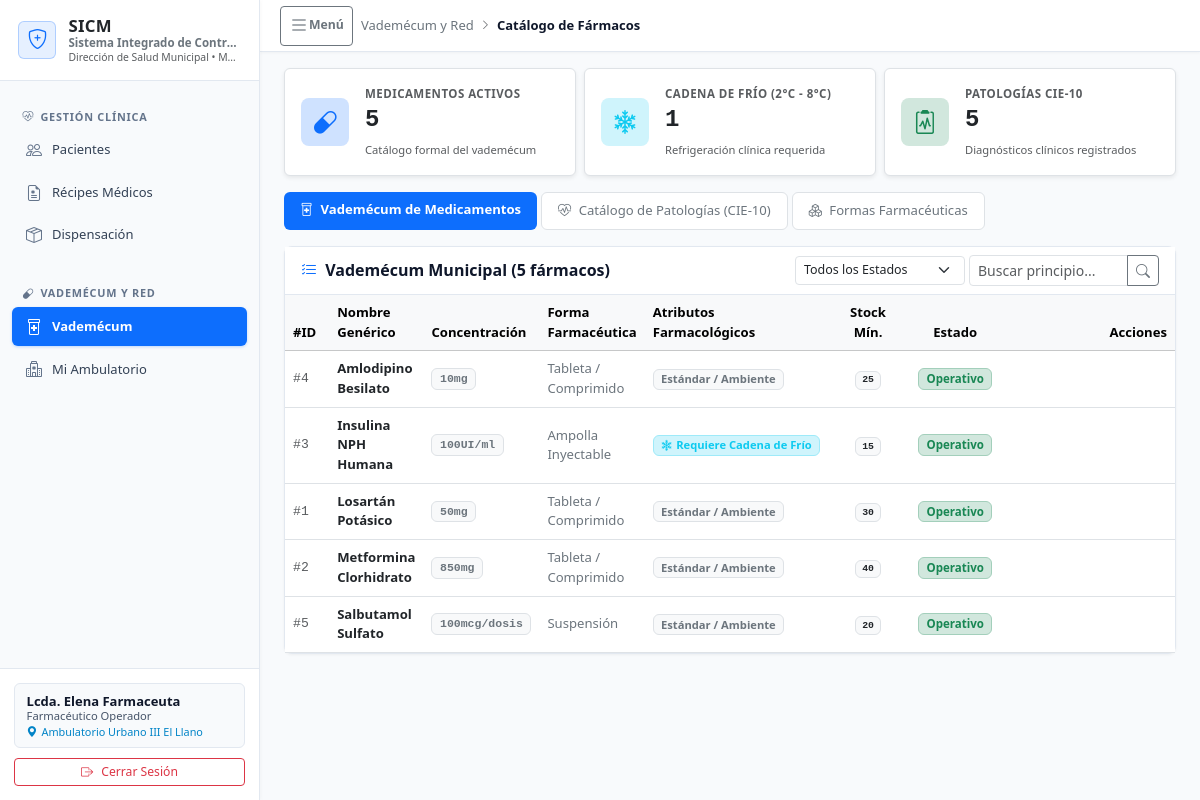
/index.php?tab=medicamentos (signed in), run on the app's committed database.
### tables this page shows
CREATE TABLE IF NOT EXISTS configuracion_institucional (
    id INT PRIMARY KEY DEFAULT 1,
    nombre_sistema VARCHAR(120) NOT NULL DEFAULT 'Sistema Integrado de Control de Medicamentos',
    siglas_sistema VARCHAR(20) NOT NULL DEFAULT 'SICM',
    ente_rector VARCHAR(150) NOT NULL DEFAULT 'Red de Salud Municipal',
    municipio VARCHAR(100) NOT NULL DEFAULT 'Municipio Autónomo',
    logotipo_ruta VARCHAR(255) NULL,
    dias_alerta_fefo INT NOT NULL DEFAULT 60 COMMENT 'Días previos a caducidad para semáforo crítico/alerta',
    updated_at DATETIME NOT NULL DEFAULT CURRENT_TIMESTAMP ON UPDATE CURRENT_TIMESTAMP,
    CONSTRAINT chk_solo_una_fila CHECK (id = 1)
);

CREATE TABLE medicamentos (
    id INT AUTO_INCREMENT PRIMARY KEY,
    nombre_generico VARCHAR(120) NOT NULL,
    concentracion VARCHAR(50) NOT NULL COMMENT 'Ej: 500mg, 100UI/ml, 10mg',
    forma_farmaceutica_id INT NOT NULL,
    requiere_cadena_frio TINYINT(1) NOT NULL DEFAULT 0 COMMENT '1 = Requiere refrigeración estricta (2°C - 8°C)',
    stock_minimo_sugerido INT NOT NULL DEFAULT 20 COMMENT 'Umbral de disparo para reposición y alertas',
    activo TINYINT(1) NOT NULL DEFAULT 1 COMMENT 'Soft delete si se descontinúa',
    created_at DATETIME NOT NULL DEFAULT CURRENT_TIMESTAMP,
    updated_at DATETIME NOT NULL DEFAULT CURRENT_TIMESTAMP ON UPDATE CURRENT_TIMESTAMP,
    INDEX idx_medicamentos_nombre (nombre_generico),
    CONSTRAINT fk_medicamentos_forma FOREIGN KEY (forma_farmaceutica_id) REFERENCES formas_farmaceuticas(id)
);

CREATE TABLE formas_farmaceuticas (
    id INT AUTO_INCREMENT PRIMARY KEY,
    nombre VARCHAR(60) NOT NULL UNIQUE COMMENT 'Tableta / Comprimido, Cápsula, Jarabe, Suspensión, Ampolla'
);

CREATE TABLE medicamento_atributos (
    medicamento_id INT NOT NULL,
    atributo_id INT NOT NULL,
    PRIMARY KEY (medicamento_id, atributo_id),
    CONSTRAINT fk_med_atr_medicamento FOREIGN KEY (medicamento_id) REFERENCES medicamentos(id) ON DELETE CASCADE,
    CONSTRAINT fk_med_atr_atributo FOREIGN KEY (atributo_id) REFERENCES atributos_farmacologicos(id) ON DELETE RESTRICT
);

CREATE TABLE atributos_farmacologicos (
    id INT AUTO_INCREMENT PRIMARY KEY,
    codigo VARCHAR(30) NOT NULL UNIQUE,
    nombre VARCHAR(80) NOT NULL,
    descripcion VARCHAR(255) NULL,
    icono VARCHAR(40) NOT NULL DEFAULT 'bi-tag',
    color_badge VARCHAR(30) NOT NULL DEFAULT 'primary',
    activo TINYINT(1) NOT NULL DEFAULT 1,
    created_at DATETIME NOT NULL DEFAULT CURRENT_TIMESTAMP
);

### src/views/tabs/medicamentos/subtab_vademecum.php (the view, shortened to what the rows shown need)
<div class="row g-3">
    <div class="col-12">
        <div class="card-sicm">
            <div class="table-responsive">
                <table class="table table-hover align-middle mb-0 font-sans"
                    style="font-size: 0.82rem;">
                    <thead class="table-light">
                        <tr>
                            <th style="width: 45px;">#ID</th>
                            <th>Nombre Genérico</th>
                            <th>Concentración</th>
                            <th>Forma Farmacéutica</th>
                            <th>Atributos Farmacológicos</th>
                            <th class="text-center" style="width: 85px;">Stock Mín.</th>
                            <th class="text-center" style="width: 95px;">Estado</th>
                            <th class="text-end" style="width: 190px;">Acciones</th>
                        </tr>
                    </thead>
                    <tbody>
                        <?php if (empty($medicamentos)): ?>
                            <tr>
                                <td colspan="8" class="text-center text-muted py-4">
                                    <i class="bi bi-inbox fs-4 d-block mb-1"></i>
                                    No se encontraron medicamentos en el vademécum con los filtros
                                    indicados.
                                </td>
                            </tr>
                        <?php else: ?>
                            <?php foreach ($medicamentos as $med): ?>
                                <tr
                                    class="<?= ((int) $med['activo'] === 0) ? 'table-secondary opacity-75' : '' ?>">
                                    <td class="font-monospace text-muted">#<?= $med['id'] ?></td>
                                    <td>
                                        <span
                                            class="fw-bold text-dark"><?= htmlspecialchars($med['nombre_generico']) ?></span>
                                    </td>
                                    <td>
                                        <span class="badge bg-light text-secondary border font-monospace"
                                            style="font-size: 0.72rem;">
                                            <?= htmlspecialchars($med['concentracion']) ?>
                                        </span>
                                    </td>
                                    <td>
                                        <span
                                            class="text-secondary"><?= htmlspecialchars($med['forma_nombre']) ?></span>
                                    </td>
                                    <td>
                                        <?php if (!empty($med['atributos'])): ?>
                                            <div class="d-flex flex-wrap gap-1">
                                                <?php foreach ($med['atributos'] as $atr): ?>
                                                    <span class="badge bg-<?= htmlspecialchars($atr['color_badge']) ?>-subtle text-<?= htmlspecialchars($atr['color_badge']) ?> border border-<?= htmlspecialchars($atr['color_badge']) ?>-subtle"
                                                        style="font-size: 0.70rem;">
                                                        <i class="bi <?= htmlspecialchars($atr['icono']) ?> me-1"></i><?= htmlspecialchars($atr['nombre']) ?>
                                                    </span>
                                                <?php endforeach; ?>
                                            </div>
                                        <?php else: ?>
                                            <span class="badge bg-light text-secondary border"
                                                style="font-size: 0.70rem;">
                                                Estándar / Ambiente
                                            </span>
                                        <?php endif; ?>
                                    </td>
                                    <td class="text-center">
                                        <span class="badge bg-light text-dark border font-monospace">
                                            <?= number_format((int) $med['stock_minimo_sugerido']) ?>
                                        </span>
                                    </td>
                                    <td class="text-center">
                                        <?php if ((int) $med['activo'] === 1): ?>
                                            <span
                                                class="badge bg-success-subtle text-success border border-success-subtle"
                                                style="font-size: 0.72rem;">
                                                Operativo
                                            </span>
                                        <?php endif; ?>
                                    </td>
                                    <td class="text-end">
                                    </td>
                                </tr>
                            <?php endforeach; ?>
                        <?php endif; ?>
                    </tbody>
                </table>
            </div>
        </div>
    </div>
</div>

### src/views/layout/sidebar.php (shortened to what the rows shown need)
<aside class="sicm-sidebar offcanvas-lg offcanvas-start" id="sidebarMenu" tabindex="-1"
            aria-labelledby="sidebarMenuLabel">
            <div class="sicm-sidebar-header d-flex align-items-center justify-content-between">
                <a href="index.php" class="sicm-sidebar-brand flex-grow-1" style="min-width: 0;">
                    <div class="d-flex flex-column text-truncate" style="min-width: 0;">
                        <span class="brand-title fw-bold text-dark text-truncate"
                            style="font-size: 1.05rem; line-height: 1.2; letter-spacing: 0.02em;">
                            <?= htmlspecialchars($configInst['siglas_sistema']) ?>
                        </span>
                        <span class="text-secondary fw-semibold text-truncate" style="font-size: 0.72rem; line-height: 1.25;"
                            title="<?= htmlspecialchars($configInst['nombre_sistema']) ?>">
                            <?= htmlspecialchars($configInst['nombre_sistema']) ?>
                        </span>
                        <span class="text-muted text-truncate" style="font-size: 0.65rem; line-height: 1.25;"
                            title="<?= htmlspecialchars($configInst['ente_rector']) ?> • <?= htmlspecialchars($configInst['municipio']) ?>">
                            <?= htmlspecialchars($configInst['ente_rector']) ?> &bull; <?= htmlspecialchars($configInst['municipio']) ?>
                        </span>
                    </div>
                </a>
            </div>
        </aside>

### data on the page
configuracion_institucional: siglas_sistema "SICM", nombre_sistema "Sistema Integrado de Contr…", ente_rector "Dirección de Salud Municipal", municipio "M…"
medicamentos: id "4", nombre_generico "Amlodipino Besilato", concentracion "10mg", forma_farmaceutica.nombre "Tableta / Comprimido", shows "Estándar / Ambiente", stock_minimo_sugerido "25", activo "Operativo"
medicamentos: id "3", nombre_generico "Insulina NPH Humana", concentracion "100UI/ml", forma_farmaceutica.nombre "Ampolla Inyectable", stock_minimo_sugerido "15", activo "Operativo"
medicamento_atributos: atributo.nombre "Requiere Cadena de Frío"
medicamentos: id "1", nombre_generico "Losartán Potásico", concentracion "50mg", forma_farmaceutica.nombre "Tableta / Comprimido", shows "Estándar / Ambiente", stock_minimo_sugerido "30", activo "Operativo"
medicamentos: id "2", nombre_generico "Metformina Clorhidrato", concentracion "850mg", forma_farmaceutica.nombre "Tableta / Comprimido", shows "Estándar / Ambiente", stock_minimo_sugerido "40", activo "Operativo"
medicamentos: id "5", nombre_generico "Salbutamol Sulfato", concentracion "100mcg/dosis", forma_farmaceutica.nombre "Suspensión", shows "Estándar / Ambiente", stock_minimo_sugerido "20", activo "Operativo"

### other printed values
$usuario['nombre'] "Lcda. Elena Farmaceuta"
$rolLabel "Farmacéutico Operador"
$seccionNombre "Vademécum y Red"
$moduloNombre "Catálogo de Fármacos"
$kpiMedicamentosActivos "5"
$kpiCadenaFrio "1"
$kpiPatologiasCie "5"
count($medicamentos) "5"
